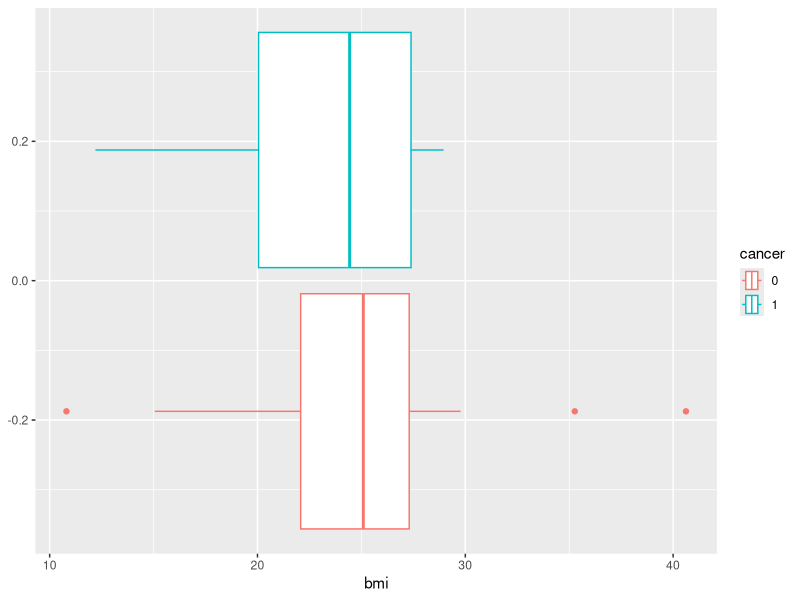
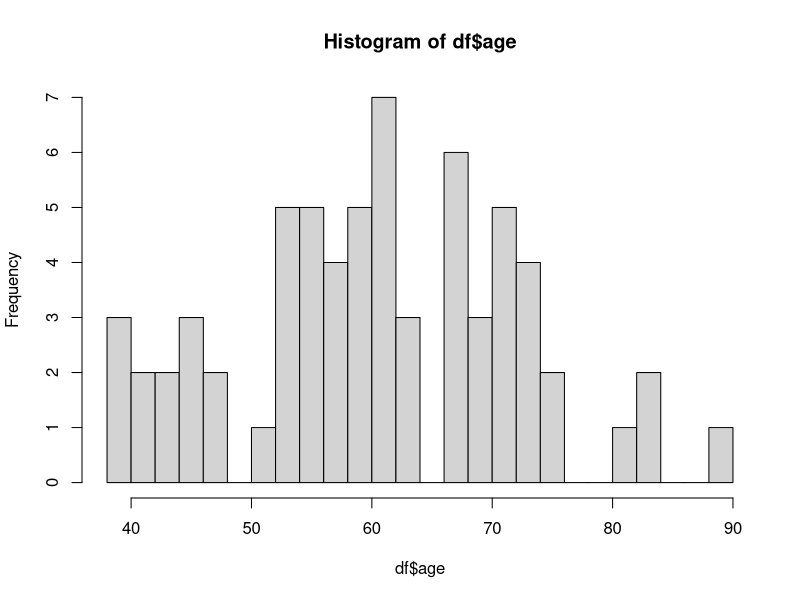
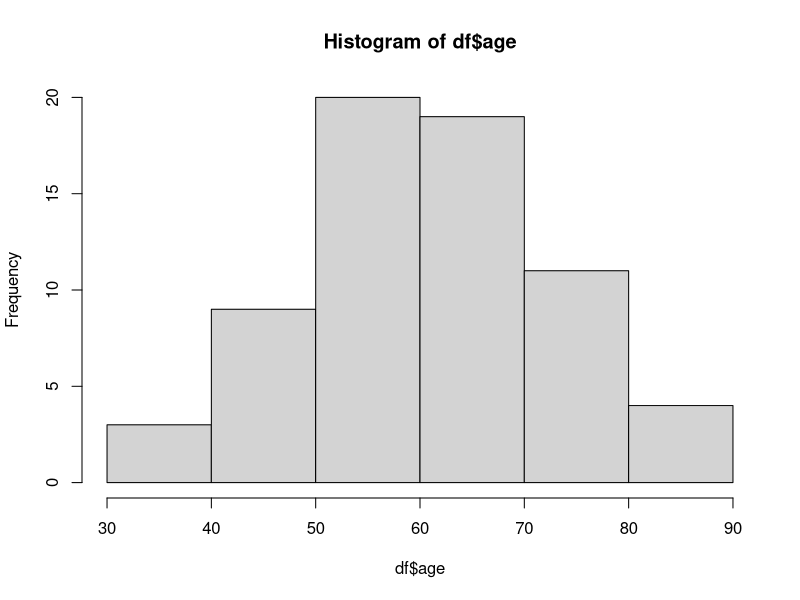
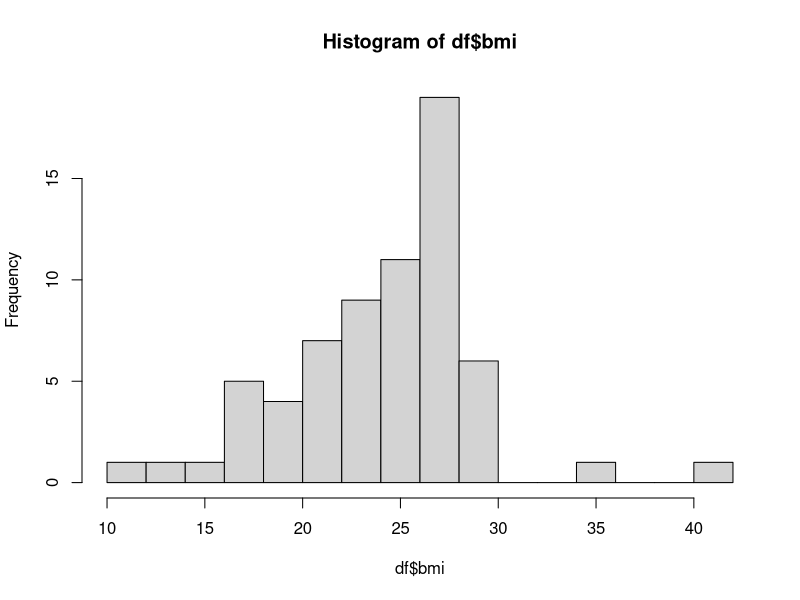
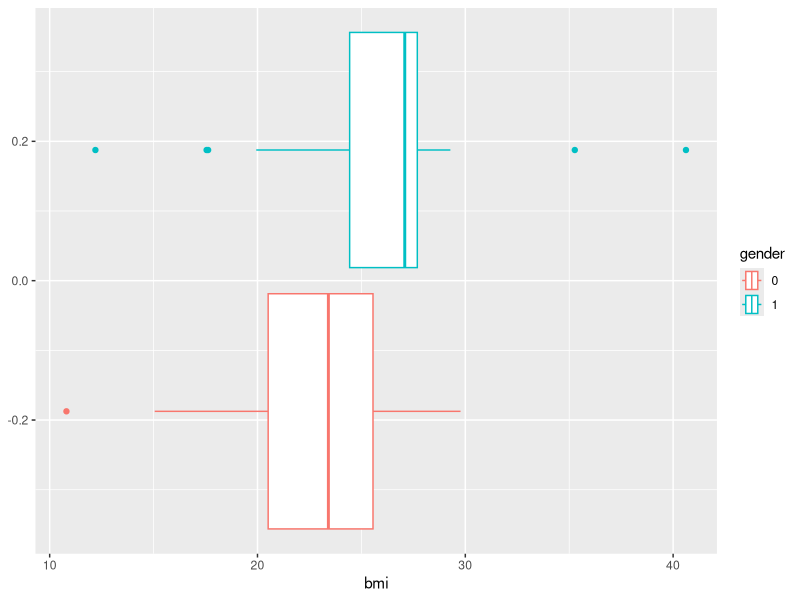
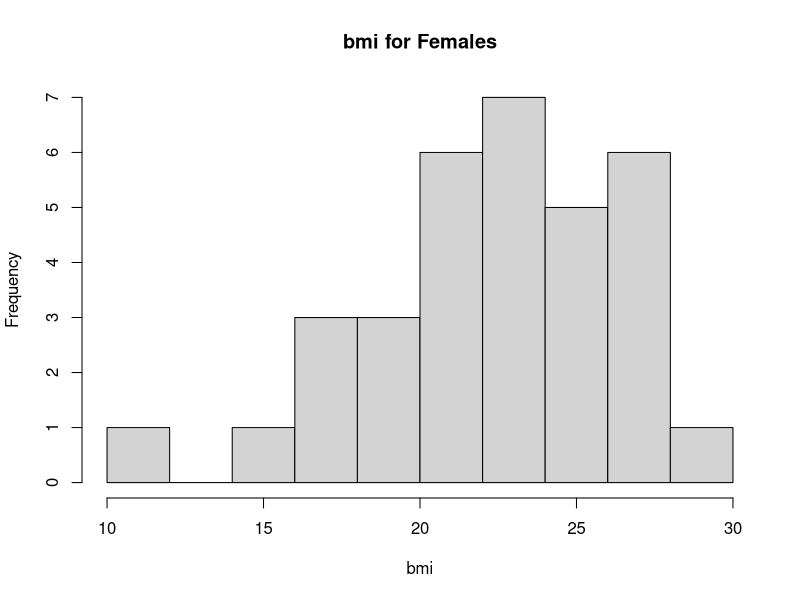
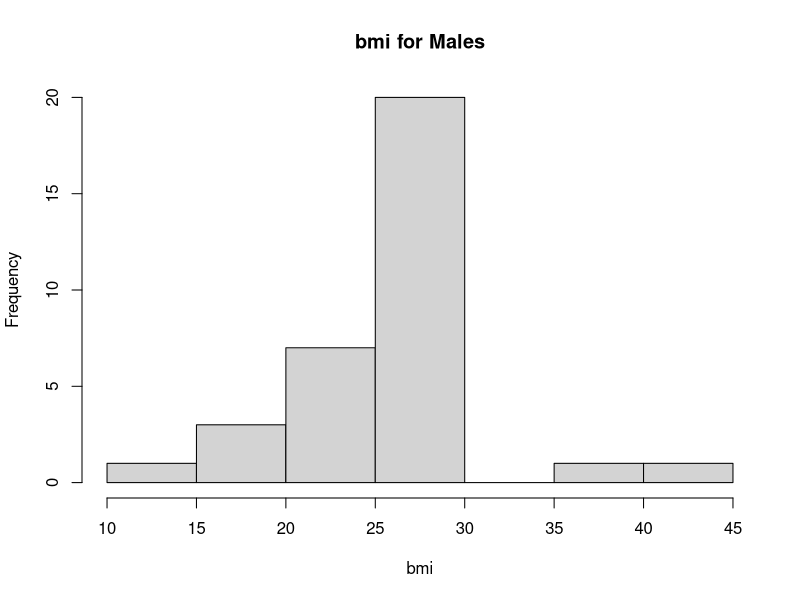

R code for these plots, in order:
# Script for importing course data and data exploration

library(tidyverse)
df <- read_csv("cancer-data-for-MOOC-1-_1_.csv")

fruit <- df$fruit
veg <- df$veg
fruitveg <- fruit + veg

table(df$gender)
table(df$smoking)
# the one NA is in smoking
table(df$smoking, exclude = NULL)

table(df$exercise)
table(df$cancer)

df$cancer <- as.factor( df$cancer)
ggplot(df) +
  geom_boxplot(aes(x = bmi, color = cancer)) 

hist(df$age, breaks = 20)
hist(df$age, breaks = 5)
hist(df$bmi, breaks = 20)
summary(df$bmi)

df$gender <- as_factor(df$gender)
ggplot(df) +
  geom_boxplot(aes(x = bmi, color = gender))

# bmi distribution seems more normal females
hist(df$bmi[df$gender == 0], main = "bmi for Females", xlab = "bmi")
hist(df$bmi[df$gender == 1], main = "bmi for Males", xlab = "bmi")
